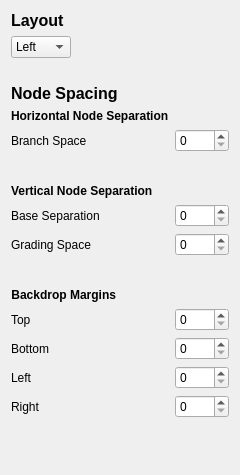
      <widget class="QWidget" name="tab_8">
       <attribute name="title">
        <string>Rebuild Substractive</string>
       </attribute>
       <layout class="QVBoxLayout" name="verticalLayout_33">
        <item>
         <widget class="QLabel" name="label_95">
          <property name="font">
           <font>
            <pointsize>12</pointsize>
            <bold>true</bold>
           </font>
          </property>
          <property name="text">
           <string>Layout</string>
          </property>
         </widget>
        </item>
        <item>
         <layout class="QHBoxLayout" name="horizontalLayout_24">
          <item>
           <widget class="QComboBox" name="cfg_rs_cb_rebuild_layout">
            <item>
             <property name="text">
              <string>Left</string>
             </property>
            </item>
            <item>
             <property name="text">
              <string>Right</string>
             </property>
            </item>
           </widget>
          </item>
          <item>
           <spacer name="horizontalSpacer_27">
            <property name="orientation">
             <enum>Qt::Horizontal</enum>
            </property>
            <property name="sizeHint" stdset="0">
             <size>
              <width>40</width>
              <height>20</height>
             </size>
            </property>
           </spacer>
          </item>
         </layout>
        </item>
        <item>
         <spacer name="verticalSpacer_20">
          <property name="orientation">
           <enum>Qt::Vertical</enum>
          </property>
          <property name="sizeType">
           <enum>QSizePolicy::Fixed</enum>
          </property>
          <property name="sizeHint" stdset="0">
           <size>
            <width>20</width>
            <height>20</height>
           </size>
          </property>
         </spacer>
        </item>
        <item>
         <widget class="QLabel" name="label_96">
          <property name="font">
           <font>
            <pointsize>12</pointsize>
            <bold>true</bold>
           </font>
          </property>
          <property name="text">
           <string>Node Spacing</string>
          </property>
         </widget>
        </item>
        <item>
         <layout class="QFormLayout" name="formLayout_7">
          <item row="0" column="0">
           <widget class="QLabel" name="label_97">
            <property name="font">
             <font>
              <bold>true</bold>
             </font>
            </property>
            <property name="text">
             <string>Horizontal Node Separation</string>
            </property>
           </widget>
          </item>
          <item row="0" column="1">
           <widget class="QLabel" name="label_98">
            <property name="text">
             <string/>
            </property>
           </widget>
          </item>
          <item row="1" column="0">
           <widget class="QLabel" name="label_99">
            <property name="text">
             <string>Branch Space</string>
            </property>
           </widget>
          </item>
          <item row="1" column="1">
           <widget class="QSpinBox" name="cfg_rs_spb_h_sep_main">
            <property name="maximum">
             <number>1000</number>
            </property>
           </widget>
          </item>
          <item row="2" column="0">
           <spacer name="verticalSpacer_21">
            <property name="orientation">
             <enum>Qt::Vertical</enum>
            </property>
            <property name="sizeType">
             <enum>QSizePolicy::Fixed</enum>
            </property>
            <property name="sizeHint" stdset="0">
             <size>
              <width>20</width>
              <height>20</height>
             </size>
            </property>
           </spacer>
          </item>
          <item row="3" column="0">
           <widget class="QLabel" name="label_100">
            <property name="font">
             <font>
              <bold>true</bold>
             </font>
            </property>
            <property name="text">
             <string>Vertical Node Separation</string>
            </property>
           </widget>
          </item>
          <item row="3" column="1">
           <widget class="QLabel" name="label_101">
            <property name="text">
             <string/>
            </property>
           </widget>
          </item>
          <item row="4" column="0">
           <widget class="QLabel" name="label_102">
            <property name="text">
             <string>Base Separation</string>
            </property>
           </widget>
          </item>
          <item row="4" column="1">
           <widget class="QSpinBox" name="cfg_rs_spb_v_sep_base">
            <property name="maximum">
             <number>1000</number>
            </property>
           </widget>
          </item>
          <item row="5" column="0">
           <widget class="QLabel" name="label_103">
            <property name="text">
             <string>Grading Space</string>
            </property>
           </widget>
          </item>
          <item row="5" column="1">
           <widget class="QSpinBox" name="cfg_rs_spb_v_sep_grade">
            <property name="maximum">
             <number>1000</number>
            </property>
           </widget>
          </item>
          <item row="6" column="0">
           <spacer name="verticalSpacer_22">
            <property name="orientation">
             <enum>Qt::Vertical</enum>
            </property>
            <property name="sizeType">
             <enum>QSizePolicy::Fixed</enum>
            </property>
            <property name="sizeHint" stdset="0">
             <size>
              <width>20</width>
              <height>20</height>
             </size>
            </property>
           </spacer>
          </item>
          <item row="7" column="0">
           <widget class="QLabel" name="label_104">
            <property name="font">
             <font>
              <bold>true</bold>
             </font>
            </property>
            <property name="text">
             <string>Backdrop Margins</string>
            </property>
            <property name="alignment">
             <set>Qt::AlignRight|Qt::AlignTrailing|Qt::AlignVCenter</set>
            </property>
           </widget>
          </item>
          <item row="7" column="1">
           <widget class="QLabel" name="label_105">
            <property name="text">
             <string/>
            </property>
           </widget>
          </item>
          <item row="8" column="0">
           <widget class="QLabel" name="label_106">
            <property name="text">
             <string>Top</string>
            </property>
           </widget>
          </item>
          <item row="8" column="1">
           <widget class="QSpinBox" name="cfg_rs_spb_bd_sep_top">
            <property name="maximum">
             <number>1000</number>
            </property>
           </widget>
          </item>
          <item row="9" column="0">
           <widget class="QLabel" name="label_107">
            <property name="text">
             <string>Bottom</string>
            </property>
           </widget>
          </item>
          <item row="9" column="1">
           <widget class="QSpinBox" name="cfg_rs_spb_bd_sep_bottom">
            <property name="maximum">
             <number>1000</number>
            </property>
           </widget>
          </item>
          <item row="10" column="0">
           <widget class="QLabel" name="label_108">
            <property name="text">
             <string>Left</string>
            </property>
           </widget>
          </item>
          <item row="10" column="1">
           <widget class="QSpinBox" name="cfg_rs_spb_bd_sep_left">
            <property name="maximum">
             <number>1000</number>
            </property>
           </widget>
          </item>
          <item row="11" column="0">
           <widget class="QLabel" name="label_109">
            <property name="text">
             <string>Right</string>
            </property>
           </widget>
          </item>
          <item row="11" column="1">
           <widget class="QSpinBox" name="cfg_rs_spb_bd_sep_right">
            <property name="maximum">
             <number>1000</number>
            </property>
           </widget>
          </item>
          <item row="12" column="1">
           <spacer name="verticalSpacer_23">
            <property name="orientation">
             <enum>Qt::Vertical</enum>
            </property>
            <property name="sizeHint" stdset="0">
             <size>
              <width>20</width>
              <height>40</height>
             </size>
            </property>
           </spacer>
          </item>
         </layout>
        </item>
       </layout>
      </widget>
